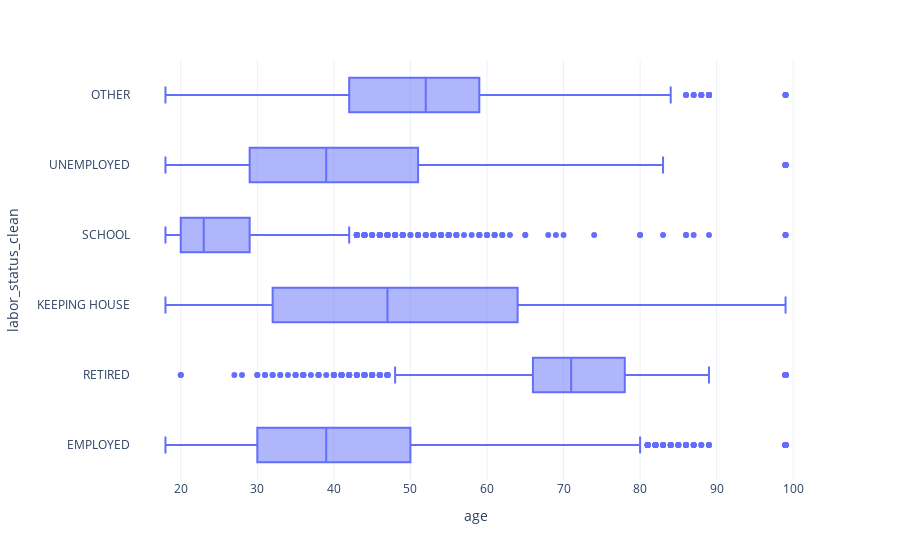

This figure's notebook cell:
### Markdown cell above
### Boxplots

### Code cell
# Create a new figure object
fig = px.box(df,
             x="age",
             y="labor_status_clean",
             template="plotly_white"
            )

fig.show()

### Figure 1 — Plotly figure (JSON) as saved in the notebook; plotly's stock layout.template omitted (floating-point values rounded to 4 significant figures; data arrays with more than 128 entries replaced by an {"elided": "..."} marker saying what was removed)
{"data": [{"alignmentgroup": "True", "hovertemplate": "age=%{x}<br>labor_status_clean=%{y}<extra></extra>", "legendgroup": "", "marker": {"color": "#636efa"}, "name": "", "notched": false, "offsetgroup": "", "orientation": "h", "showlegend": false, "type": "box", "x": {"elided": "55570 int values"}, "x0": " ", "xaxis": "x", "y": {"elided": "55570 str values"}, "y0": " ", "yaxis": "y"}], "layout": {"boxmode": "group", "legend": {"tracegroupgap": 0}, "margin": {"t": 60}, "xaxis": {"anchor": "y", "domain": [0, 1], "title": {"text": "age"}}, "yaxis": {"anchor": "x", "domain": [0, 1], "title": {"text": "labor_status_clean"}}}}
